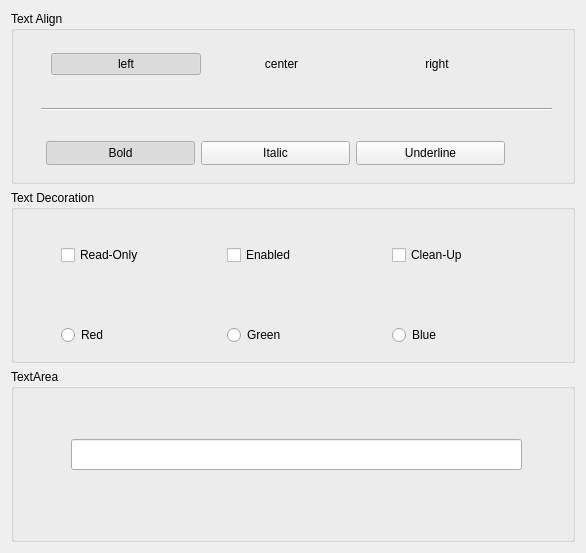
<?xml version="1.0" encoding="UTF-8"?>
<ui version="4.0">
 <class>Widget</class>
 <widget class="QWidget" name="Widget">
  <property name="geometry">
   <rect>
    <x>0</x>
    <y>0</y>
    <width>586</width>
    <height>553</height>
   </rect>
  </property>
  <property name="windowTitle">
   <string>Widget</string>
  </property>
  <layout class="QVBoxLayout" name="verticalLayout">
   <item>
    <widget class="QGroupBox" name="groupBox">
     <property name="title">
      <string>Text Align</string>
     </property>
     <widget class="Line" name="line">
      <property name="geometry">
       <rect>
        <x>30</x>
        <y>90</y>
        <width>511</width>
        <height>16</height>
       </rect>
      </property>
      <property name="orientation">
       <enum>Qt::Horizontal</enum>
      </property>
     </widget>
     <widget class="QPushButton" name="pushButton_bold">
      <property name="geometry">
       <rect>
        <x>35</x>
        <y>130</y>
        <width>149</width>
        <height>24</height>
       </rect>
      </property>
      <property name="text">
       <string>Bold</string>
      </property>
      <property name="checkable">
       <bool>true</bool>
      </property>
      <property name="checked">
       <bool>true</bool>
      </property>
      <property name="autoExclusive">
       <bool>false</bool>
      </property>
      <property name="flat">
       <bool>false</bool>
      </property>
     </widget>
     <widget class="QPushButton" name="pushButton_underline">
      <property name="geometry">
       <rect>
        <x>345</x>
        <y>130</y>
        <width>149</width>
        <height>24</height>
       </rect>
      </property>
      <property name="text">
       <string>Underline</string>
      </property>
      <property name="checkable">
       <bool>true</bool>
      </property>
      <property name="flat">
       <bool>false</bool>
      </property>
     </widget>
     <widget class="QPushButton" name="pushButton_italic">
      <property name="geometry">
       <rect>
        <x>190</x>
        <y>130</y>
        <width>149</width>
        <height>24</height>
       </rect>
      </property>
      <property name="text">
       <string>Italic</string>
      </property>
      <property name="checkable">
       <bool>true</bool>
      </property>
      <property name="flat">
       <bool>false</bool>
      </property>
     </widget>
     <widget class="QWidget" name="">
      <property name="geometry">
       <rect>
        <x>40</x>
        <y>40</y>
        <width>461</width>
        <height>26</height>
       </rect>
      </property>
      <layout class="QHBoxLayout" name="horizontalLayout">
       <item>
        <widget class="QPushButton" name="pushButton_left">
         <property name="text">
          <string>left</string>
         </property>
         <property name="checkable">
          <bool>true</bool>
         </property>
         <property name="checked">
          <bool>true</bool>
         </property>
         <property name="autoExclusive">
          <bool>true</bool>
         </property>
         <property name="flat">
          <bool>true</bool>
         </property>
        </widget>
       </item>
       <item>
        <widget class="QPushButton" name="pushButton_center">
         <property name="text">
          <string>center</string>
         </property>
         <property name="checkable">
          <bool>true</bool>
         </property>
         <property name="checked">
          <bool>false</bool>
         </property>
         <property name="autoExclusive">
          <bool>true</bool>
         </property>
         <property name="flat">
          <bool>true</bool>
         </property>
        </widget>
       </item>
       <item>
        <widget class="QPushButton" name="pushButton_right">
         <property name="text">
          <string>right</string>
         </property>
         <property name="checkable">
          <bool>true</bool>
         </property>
         <property name="checked">
          <bool>false</bool>
         </property>
         <property name="autoExclusive">
          <bool>true</bool>
         </property>
         <property name="flat">
          <bool>true</bool>
         </property>
        </widget>
       </item>
      </layout>
     </widget>
    </widget>
   </item>
   <item>
    <widget class="QGroupBox" name="groupBox_2">
     <property name="title">
      <string>Text Decoration</string>
     </property>
     <widget class="QWidget" name="">
      <property name="geometry">
       <rect>
        <x>50</x>
        <y>50</y>
        <width>491</width>
        <height>31</height>
       </rect>
      </property>
      <layout class="QHBoxLayout" name="horizontalLayout_2">
       <item>
        <widget class="QCheckBox" name="checkBox_read">
         <property name="text">
          <string>Read-Only</string>
         </property>
        </widget>
       </item>
       <item>
        <widget class="QCheckBox" name="checkBox_enabled">
         <property name="text">
          <string>Enabled</string>
         </property>
        </widget>
       </item>
       <item>
        <widget class="QCheckBox" name="checkBox_clean">
         <property name="text">
          <string>Clean-Up</string>
         </property>
        </widget>
       </item>
      </layout>
     </widget>
     <widget class="QWidget" name="">
      <property name="geometry">
       <rect>
        <x>50</x>
        <y>130</y>
        <width>491</width>
        <height>31</height>
       </rect>
      </property>
      <layout class="QHBoxLayout" name="horizontalLayout_3">
       <item>
        <widget class="QRadioButton" name="radioButton_red">
         <property name="text">
          <string>Red</string>
         </property>
        </widget>
       </item>
       <item>
        <widget class="QRadioButton" name="radioButton_green">
         <property name="text">
          <string>Green</string>
         </property>
        </widget>
       </item>
       <item>
        <widget class="QRadioButton" name="radioButton_blue">
         <property name="text">
          <string>Blue</string>
         </property>
        </widget>
       </item>
      </layout>
     </widget>
    </widget>
   </item>
   <item>
    <widget class="QGroupBox" name="groupBox_3">
     <property name="title">
      <string>TextArea</string>
     </property>
     <widget class="QLineEdit" name="lineEdit">
      <property name="geometry">
       <rect>
        <x>60</x>
        <y>70</y>
        <width>451</width>
        <height>31</height>
       </rect>
      </property>
     </widget>
    </widget>
   </item>
  </layout>
 </widget>
 <resources/>
 <connections/>
</ui>
